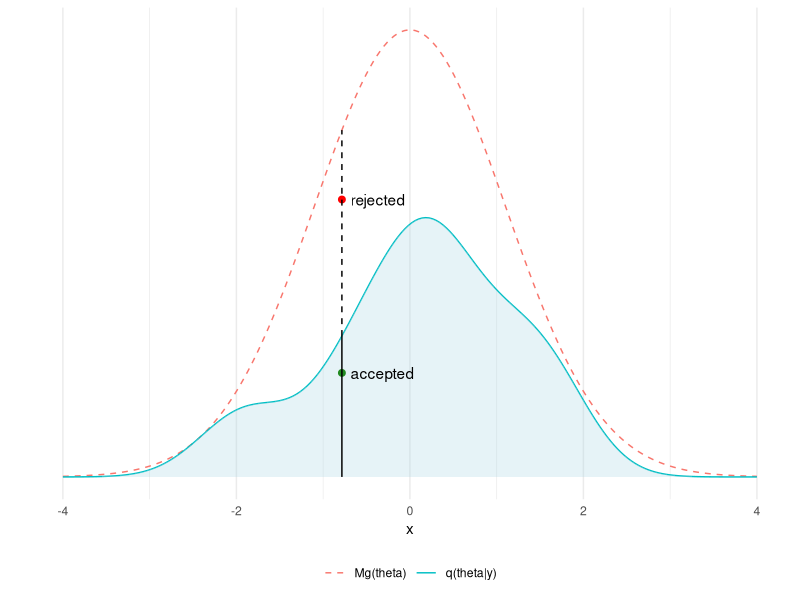
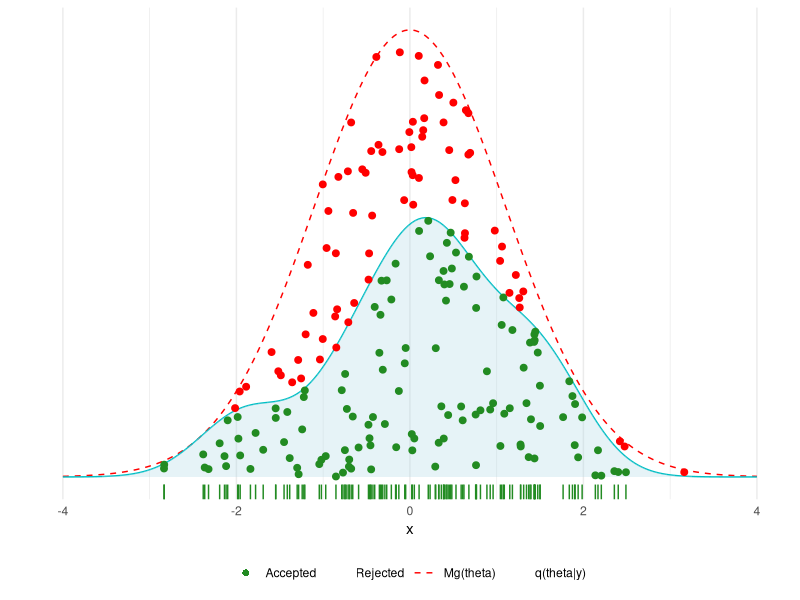
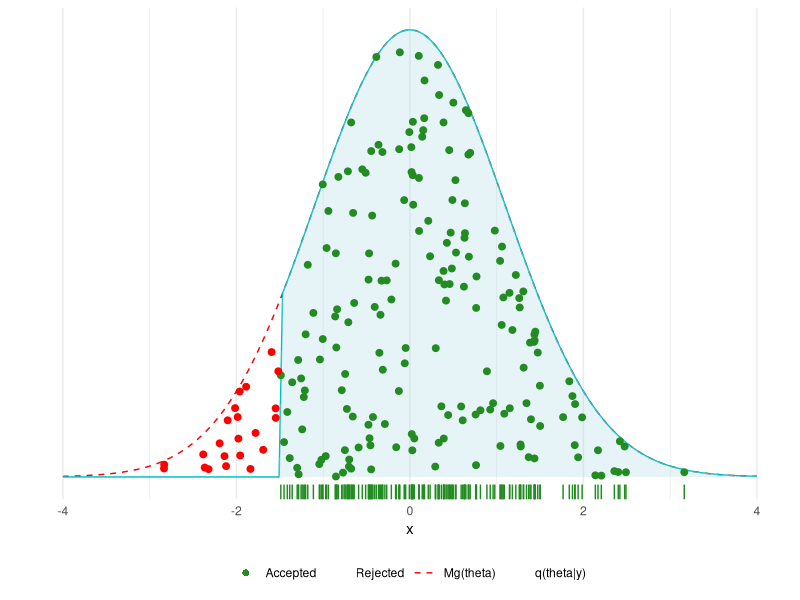

Reproduce these figures in R, in order.
## ---- chunk 1
library(ggplot2)
theme_set(theme_minimal())
library(tidyr)
## ---- chunk 2
x <- seq(-4, 4, length.out = 200)
r <- c(1.1, 1.3, -0.1, -0.7, 0.2, -0.4, 0.06, -1.7,
      1.7, 0.3, 0.7, 1.6, -2.06, -0.74, 0.2, 0.5)
## ---- chunk 3
q <- density(r, bw = 0.5, n = 200, from = -4, to = 4)$y
## ---- chunk 4
g_mean <- 0
g_sd <- 1.1
g <- dnorm(x, g_mean, g_sd)
## ---- chunk 5
M <- max(q/g)
g <- g*M
## ---- chunk 6
r1 = -0.8
zi = which.min(abs(x - r1)) # find the closest grid point
r21 = 0.3 * g[zi]
r22 = 0.8 * g[zi]
## ---- chunk 7
df1 <- data.frame(x, q, g) %>% 
  pivot_longer(cols = !x, names_to = "grp", values_to = "p")
# subset with only target distribution
dfq <- subset(df1 , grp == "q")
# labels 
labs1 <- c('Mg(theta)','q(theta|y)')
ggplot() +
  geom_line(data = df1, aes(x, p, color = grp, linetype = grp)) +
  geom_area(data = dfq, aes(x, p), fill = 'lightblue', alpha = 0.3) +
  geom_point(aes(x[zi], r21), col = 'forestgreen', size = 2) +
  geom_point(aes(x[zi], r22), col = 'red', size = 2) +
  geom_segment(aes(x = x[zi], xend = x[zi], y = 0, yend = q[zi])) +
  geom_segment(aes(x = x[zi], xend = x[zi], y = q[zi], yend = g[zi]),
               linetype = 'dashed') +
  scale_y_continuous(breaks = NULL) +
  labs(y = '') +
  theme(legend.position = 'bottom', legend.title = element_blank()) +
  scale_linetype_manual(values = c('dashed', 'solid'), labels = labs1) +
  scale_color_discrete(labels = labs1) +
  annotate('text', x = x[zi] + 0.1, y = c(r21, r22),
           label = c('accepted', 'rejected'), hjust = 0)
## ---- chunk 8
nsamp <- 200
r1s <- rnorm(nsamp, g_mean, g_sd)
zis <- sapply(r1s, function(r) which.min(abs(x - r)))
r2s <- runif(nsamp) * g[zis]
acc <- ifelse(r2s < q[zis], 'a', 'r')
## ---- chunk 9
df2 <- data.frame(r1s, r2s, acc)
# labels
labs2 <- c('Accepted', 'Rejected', 'Mg(theta)', 'q(theta|y)')
ggplot() +
  geom_line(data = df1, aes(x, p, color = grp, linetype = grp)) +
  geom_area(data = dfq, aes(x, p), fill = 'lightblue', alpha = 0.3) +
  geom_point(data = df2, aes(r1s, r2s, color = acc), size = 2) +
  geom_rug(data = subset(df2, acc== 'a'), aes(x = r1s, r2s),
           col = 'forestgreen', sides = 'b') +
  labs(y = '') +
  scale_y_continuous(breaks = NULL) +
  scale_linetype_manual(values = c(2, 1, 0, 0), labels = labs2) +
  scale_color_manual(values=c('forestgreen','red','#00BFC4','red'), labels = labs2) +
  guides(color=guide_legend(override.aes=list(
    shape = c(16, 16, NA, NA), linetype = c(0, 0, 2, 1),
    color=c('forestgreen', 'red', 'red', '#00BFC4'), labels = labs2)),
    linetype="none") +
  theme(legend.position = 'bottom', legend.title = element_blank())
## ---- chunk 10
q <- g
q[x < -1.5] <- 0
df1 <- data.frame(x, q, g) %>%
  pivot_longer(cols = !x, names_to = "grp", values_to = "p")
acc <- ifelse(r1s > -1.5, 'a', 'r')
df2 <- data.frame(r1s, r2s, acc)
dfq <- subset(df1 , grp == "q")
# labels
labs2 <- c('Accepted', 'Rejected', 'Mg(theta)', 'q(theta|y)')
ggplot() +
  geom_line(data = df1, aes(x, p, color = grp, linetype = grp)) +
  geom_area(data = dfq, aes(x, p), fill = 'lightblue', alpha = 0.3) +
  geom_point(data = df2, aes(r1s, r2s, color = acc), size = 2) +
  geom_rug(data = subset(df2, acc== 'a'), aes(x = r1s, r2s),
           col = 'forestgreen', sides = 'b') +
  labs(y = '') +
  scale_y_continuous(breaks = NULL) +
  scale_linetype_manual(values = c(2, 1, 0, 0), labels = labs2) +
  scale_color_manual(values=c('forestgreen','red','#00BFC4','red'), labels = labs2) +
  guides(color=guide_legend(override.aes=list(
      shape = c(16, 16, NA, NA), linetype = c(0, 0, 2, 1),
      color=c('forestgreen', 'red', 'red', '#00BFC4'), labels = labs2)),
    linetype="none") +
  theme(legend.position = 'bottom', legend.title = element_blank())
